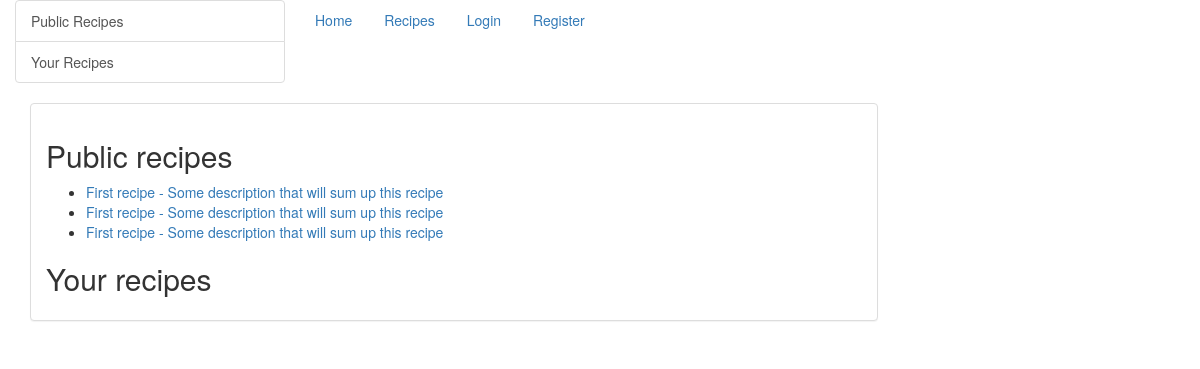
Page /recipes/ on the earlier database version.
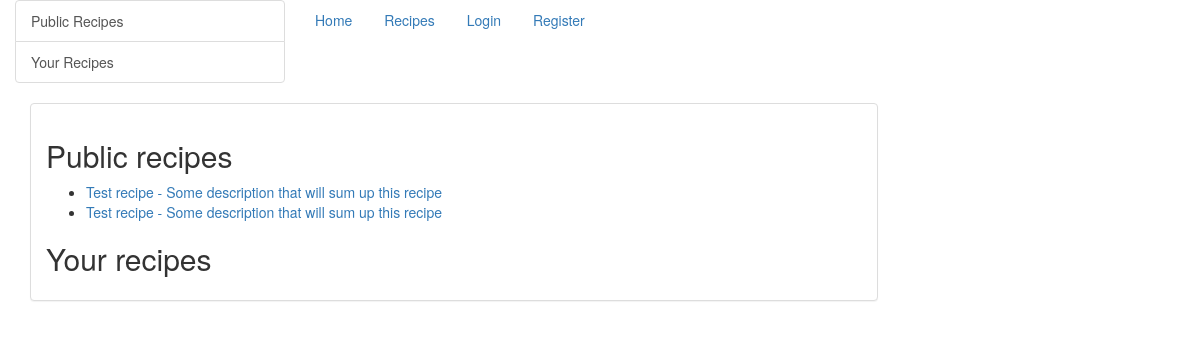
Same page on the later database version.
### recipe/models.py (models this page shows)
class Recipe(models.Model):
    name = models.CharField(max_length=200)
    user = models.ForeignKey(User, on_delete=models.CASCADE)
    ingredients = models.ManyToManyField(Ingredient)
    description = models.CharField(max_length=100, blank=True)
    recipe_steps = models.CharField(max_length=1000)
    yields = models.IntegerField()
    date = models.DateField(default=datetime.date.today)
    global_access = models.BooleanField(default=True)
    card = models.CharField(max_length=1024, blank=True)
    class Meta:
        ordering = ["-name"]
    def __str__(self):
        return self.name

### website/views.py (the view)
# urls.py: url(r'^recipes/$', ShowAllRecipes.as_view()),
class ShowAllRecipes(ListView):
    context_object_name = 'recipe'
    queryset = Recipe.objects.filter(global_access=False)
    queryset2 = Recipe.objects.filter(global_access=True)
    def get_context_data(self, **kwargs):
        queryset2 = Recipe.objects.filter(global_access=True)
        if self.request.user.is_authenticated():
            queryset = Recipe.objects.filter(user=self.request.user)
            context = {
                'paginator': None,
                'page_obj': None,
                'is_paginated': False,
                'object_list': queryset,
                'object_list2': queryset2
            }
            context.update(kwargs)
        else:
            context = {
                'paginator': None,
                'page_obj': None,
                'is_paginated': False,
                'object_list2': queryset2,
            }
            context.update(kwargs)
        return context

### templates/recipe/recipe_list.html (shortened to what this page needs)
{% extends "base.html" %}
{% block content %}
    <h2 id="1">Public recipes</h2>
    <ul>
        {% for recipe in object_list2 %}
            <li><a href="/recipe/{{ recipe.id }}">{{ recipe }} - {{ recipe.description }}</a></li>
        {% endfor %}
    </ul>
    <h2 id="2">Your recipes</h2>
{% endblock %}
{% block sidebar %}
    <div class="col-xs-6 col-sm-3 sidebar-offcanvas sidebar-nav" id="sidebar" role="navigation">
        <div class="list-group">
            <a href="#1" class="list-group-item">
                <div class="sidebar">Public Recipes</div>
            </a>
            <a href="#2" class="list-group-item">
                <div class="sidebar">Your Recipes</div>
            </a>
        </div>
    </div>
{% endblock %}

Differences in the rows shown:
removed Recipe: name "First recipe", description "Some description that will sum up this recipe"
changed Recipe (number 1 of 2 on the later page): name "First recipe" → "Test recipe"
changed Recipe (number 2 of 2 on the later page): name "First recipe" → "Test recipe"
